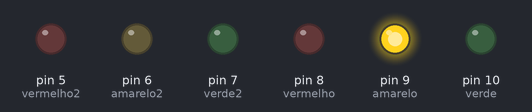
Bench run of a sketch on a simulated Arduino Uno, built with avr-gcc and run on an emulated ATmega328P. Shown: output pins drawn as LEDs (lit = HIGH).

Above: at 1.0 s.
At 4.5 s:
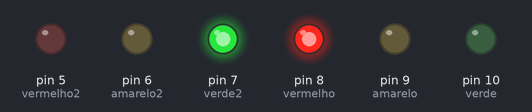
At 8.5 s:
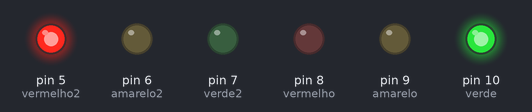
At 11.0 s:
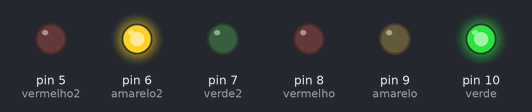
At 13.0 s:
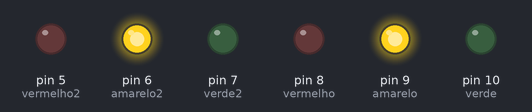
Timing chart, 0 to 15.6 s (numbered marks = the images above):
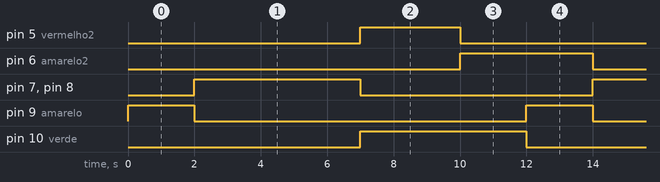

The sketch:

semaforo_duplo.ino
```cpp
// C++ code
// criando uma variavel pra as portas
int verde = 10;
int amarelo = 9;
int vermelho = 8;

// C++ code
// criando uma variavel pra as portas duplas
int verde2 = 7;
int amarelo2 = 6;
int vermelho2 = 5;

void setup()
{
  //indicando as portas para o arduino;
  pinMode(vermelho, OUTPUT);
  pinMode(amarelo, OUTPUT);
  pinMode(verde, OUTPUT);

    pinMode(vermelho2, OUTPUT);
  pinMode(amarelo2, OUTPUT);
  pinMode(verde2, OUTPUT);
}

void loop()
{
  //vamos começar com o amarelo
  digitalWrite(vermelho, LOW);
  digitalWrite(amarelo, HIGH);
  digitalWrite(verde, LOW);

  //aguardar 2 segundos
  delay(2000);
  //vamos acionar o vermelho
  digitalWrite(vermelho, HIGH);
  digitalWrite(amarelo, LOW);
  digitalWrite(verde, LOW);

  digitalWrite(vermelho2, LOW);
  digitalWrite(amarelo2, LOW);
  digitalWrite(verde2, HIGH);

  //aguardar 5 segundos
  delay(5000);
  //vamos acionar o verde
  digitalWrite(vermelho, LOW);
  digitalWrite(amarelo, LOW);
  digitalWrite(verde, HIGH);

  digitalWrite(vermelho2, HIGH);
  digitalWrite(amarelo2, LOW);
  digitalWrite(verde2, LOW);

  //aguardar 3 segundos
  delay(3000);

    //vamos começar com o amarelo
  digitalWrite(vermelho2, LOW);
  digitalWrite(amarelo2, HIGH);
  digitalWrite(verde2, LOW);

  //aguardar 2 segundos
  delay(2000);


}
```

Measured:
- by itself, pin 5 (vermelho2): alternates HIGH for 3.0 s and LOW for 9.0 s
- by itself, pin 6 (amarelo2): alternates HIGH for 4.0 s and LOW for 8.0 s
- by itself, pin 7 (verde2), pin 8 (vermelho), pin 10 (verde): alternates HIGH for 5.0 s and LOW for 7.0 s
- by itself, pin 9 (amarelo): alternates HIGH for 2.0 s and LOW for 10.0 s
